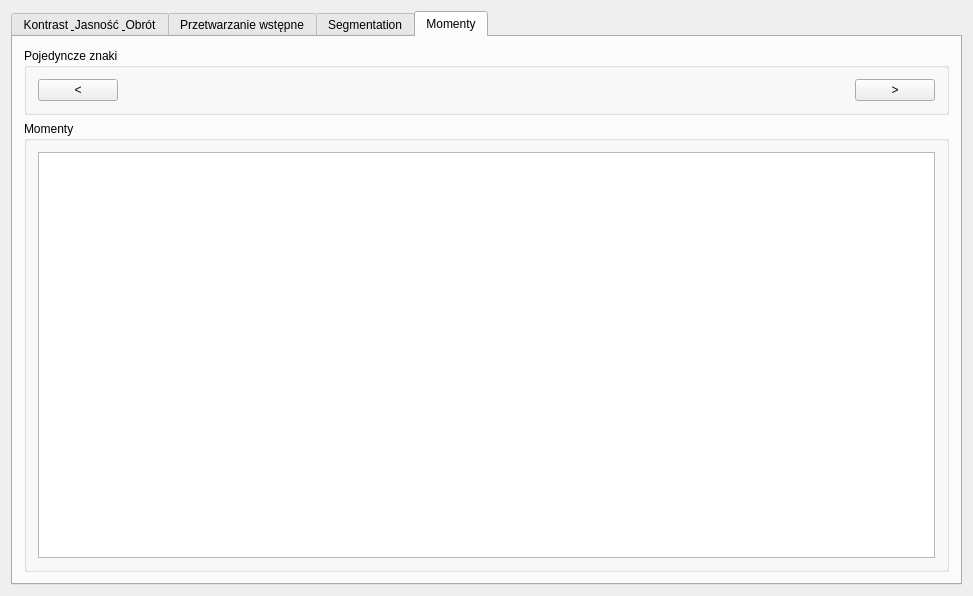
<?xml version="1.0" encoding="UTF-8"?>
<ui version="4.0">
 <class>OCRClass</class>
 <widget class="QMainWindow" name="OCRClass">
  <property name="geometry">
   <rect>
    <x>0</x>
    <y>0</y>
    <width>973</width>
    <height>596</height>
   </rect>
  </property>
  <property name="windowTitle">
   <string>OCR</string>
  </property>
  <widget class="QWidget" name="centralWidget">
   <layout class="QHBoxLayout" name="horizontalLayout">
    <item>
     <widget class="QTabWidget" name="tabWidget">
      <property name="currentIndex">
       <number>3</number>
      </property>
      <widget class="QWidget" name="tab">
       <attribute name="title">
        <string>Kontrast &amp; Jasność &amp; Obrót</string>
       </attribute>
       <layout class="QVBoxLayout" name="verticalLayout">
        <item>
         <widget class="QGroupBox" name="groupBox_5">
          <property name="title">
           <string>Zdjęcie</string>
          </property>
          <layout class="QGridLayout" name="gridLayout_7">
           <item row="0" column="2">
            <widget class="QLabel" name="LImage1">
             <property name="text">
              <string/>
             </property>
            </widget>
           </item>
           <item row="0" column="4">
            <spacer name="verticalSpacer_5">
             <property name="orientation">
              <enum>Qt::Vertical</enum>
             </property>
             <property name="sizeHint" stdset="0">
              <size>
               <width>1</width>
               <height>218</height>
              </size>
             </property>
            </spacer>
           </item>
           <item row="0" column="1">
            <spacer name="horizontalSpacer_13">
             <property name="orientation">
              <enum>Qt::Horizontal</enum>
             </property>
             <property name="sizeHint" stdset="0">
              <size>
               <width>171</width>
               <height>1</height>
              </size>
             </property>
            </spacer>
           </item>
           <item row="0" column="3">
            <spacer name="horizontalSpacer_14">
             <property name="orientation">
              <enum>Qt::Horizontal</enum>
             </property>
             <property name="sizeHint" stdset="0">
              <size>
               <width>171</width>
               <height>1</height>
              </size>
             </property>
            </spacer>
           </item>
           <item row="0" column="0">
            <spacer name="verticalSpacer_6">
             <property name="orientation">
              <enum>Qt::Vertical</enum>
             </property>
             <property name="sizeHint" stdset="0">
              <size>
               <width>1</width>
               <height>40</height>
              </size>
             </property>
            </spacer>
           </item>
          </layout>
         </widget>
        </item>
        <item>
         <widget class="QGroupBox" name="groupBox_6">
          <property name="title">
           <string>Wartości</string>
          </property>
          <layout class="QGridLayout" name="gridLayout_6">
           <item row="0" column="0">
            <widget class="QLabel" name="label_5">
             <property name="text">
              <string>Kontrast</string>
             </property>
            </widget>
           </item>
           <item row="0" column="2">
            <widget class="QLabel" name="label_7">
             <property name="text">
              <string>1</string>
             </property>
            </widget>
           </item>
           <item row="1" column="0">
            <widget class="QLabel" name="label_6">
             <property name="text">
              <string>Jasność</string>
             </property>
            </widget>
           </item>
           <item row="1" column="2">
            <widget class="QLabel" name="label_8">
             <property name="text">
              <string>1</string>
             </property>
            </widget>
           </item>
           <item row="0" column="1">
            <widget class="QSlider" name="HSContrast1">
             <property name="minimum">
              <number>0</number>
             </property>
             <property name="maximum">
              <number>3</number>
             </property>
             <property name="orientation">
              <enum>Qt::Horizontal</enum>
             </property>
            </widget>
           </item>
           <item row="1" column="1">
            <widget class="QSlider" name="HSBrightness1">
             <property name="maximum">
              <number>100</number>
             </property>
             <property name="orientation">
              <enum>Qt::Horizontal</enum>
             </property>
            </widget>
           </item>
           <item row="2" column="2">
            <widget class="QLabel" name="label_2">
             <property name="text">
              <string>0</string>
             </property>
            </widget>
           </item>
           <item row="2" column="1">
            <widget class="QSlider" name="HSRotate1">
             <property name="maximum">
              <number>360</number>
             </property>
             <property name="orientation">
              <enum>Qt::Horizontal</enum>
             </property>
            </widget>
           </item>
           <item row="2" column="0">
            <widget class="QLabel" name="label">
             <property name="text">
              <string>Obrót</string>
             </property>
            </widget>
           </item>
           <item row="3" column="1">
            <widget class="QPushButton" name="BConfirmChange1">
             <property name="text">
              <string>Zatwiedz zmianę</string>
             </property>
            </widget>
           </item>
          </layout>
         </widget>
        </item>
        <item>
         <widget class="QGroupBox" name="groupBox">
          <property name="title">
           <string>Zdjęcia</string>
          </property>
          <layout class="QGridLayout" name="gridLayout_2">
           <item row="0" column="0">
            <widget class="QLabel" name="label_4">
             <property name="text">
              <string>Lokalizacja zdjęcia</string>
             </property>
            </widget>
           </item>
           <item row="0" column="1">
            <widget class="QLineEdit" name="LEPathImageLoad1"/>
           </item>
           <item row="0" column="2">
            <widget class="QPushButton" name="BLoadImage1">
             <property name="text">
              <string>Załaduj zdjęcie</string>
             </property>
            </widget>
           </item>
           <item row="1" column="0">
            <widget class="QLabel" name="label_3">
             <property name="text">
              <string>Lokalizacja zdjęcia</string>
             </property>
            </widget>
           </item>
           <item row="1" column="1">
            <widget class="QLineEdit" name="LEPathImageSave1"/>
           </item>
           <item row="1" column="2">
            <widget class="QPushButton" name="BSaveImage1">
             <property name="text">
              <string>Zapisz zdjęcie</string>
             </property>
            </widget>
           </item>
          </layout>
         </widget>
        </item>
       </layout>
      </widget>
      <widget class="QWidget" name="tab_3">
       <attribute name="title">
        <string>Przetwarzanie wstępne</string>
       </attribute>
       <layout class="QVBoxLayout" name="verticalLayout_3">
        <item>
         <widget class="QGroupBox" name="groupBox_8">
          <property name="title">
           <string>Zdjęcie</string>
          </property>
          <layout class="QHBoxLayout" name="horizontalLayout_5">
           <item>
            <spacer name="horizontalSpacer_3">
             <property name="orientation">
              <enum>Qt::Horizontal</enum>
             </property>
             <property name="sizeHint" stdset="0">
              <size>
               <width>447</width>
               <height>20</height>
              </size>
             </property>
            </spacer>
           </item>
           <item>
            <widget class="QLabel" name="LImage3">
             <property name="text">
              <string/>
             </property>
            </widget>
           </item>
           <item>
            <spacer name="horizontalSpacer_4">
             <property name="orientation">
              <enum>Qt::Horizontal</enum>
             </property>
             <property name="sizeHint" stdset="0">
              <size>
               <width>446</width>
               <height>20</height>
              </size>
             </property>
            </spacer>
           </item>
          </layout>
         </widget>
        </item>
        <item>
         <widget class="QGroupBox" name="groupBox_9">
          <property name="title">
           <string>Edycja</string>
          </property>
          <layout class="QGridLayout" name="gridLayout_3">
           <item row="0" column="0">
            <widget class="QGroupBox" name="groupBox_10">
             <property name="title">
              <string>Binaryzacja</string>
             </property>
             <layout class="QGridLayout" name="gridLayout_4">
              <item row="0" column="0">
               <widget class="QLabel" name="label_11">
                <property name="text">
                 <string>Element</string>
                </property>
               </widget>
              </item>
              <item row="0" column="1">
               <widget class="QSlider" name="HSBinaryElement3">
                <property name="maximum">
                 <number>4</number>
                </property>
                <property name="value">
                 <number>1</number>
                </property>
                <property name="orientation">
                 <enum>Qt::Horizontal</enum>
                </property>
               </widget>
              </item>
              <item row="1" column="0">
               <widget class="QLabel" name="label_12">
                <property name="text">
                 <string>Rozmiar jądra</string>
                </property>
               </widget>
              </item>
              <item row="1" column="1">
               <widget class="QSlider" name="HSBinaryKernel3">
                <property name="maximum">
                 <number>255</number>
                </property>
                <property name="value">
                 <number>240</number>
                </property>
                <property name="orientation">
                 <enum>Qt::Horizontal</enum>
                </property>
               </widget>
              </item>
             </layout>
            </widget>
           </item>
           <item row="0" column="1">
            <widget class="QGroupBox" name="groupBox_11">
             <property name="title">
              <string>Erozja</string>
             </property>
             <layout class="QGridLayout" name="gridLayout_5">
              <item row="0" column="0">
               <widget class="QLabel" name="label_14">
                <property name="text">
                 <string>Element</string>
                </property>
               </widget>
              </item>
              <item row="0" column="1">
               <widget class="QSlider" name="HSErodeElement3">
                <property name="maximum">
                 <number>2</number>
                </property>
                <property name="orientation">
                 <enum>Qt::Horizontal</enum>
                </property>
               </widget>
              </item>
              <item row="1" column="0">
               <widget class="QLabel" name="label_13">
                <property name="text">
                 <string>Rozmiar jądra</string>
                </property>
               </widget>
              </item>
              <item row="1" column="1">
               <widget class="QSlider" name="HSErodeKernel3">
                <property name="minimum">
                 <number>1</number>
                </property>
                <property name="singleStep">
                 <number>2</number>
                </property>
                <property name="value">
                 <number>1</number>
                </property>
                <property name="orientation">
                 <enum>Qt::Horizontal</enum>
                </property>
               </widget>
              </item>
             </layout>
            </widget>
           </item>
          </layout>
         </widget>
        </item>
        <item>
         <widget class="QGroupBox" name="groupBox_12">
          <property name="title">
           <string>Wybór zdjęcia</string>
          </property>
          <layout class="QHBoxLayout" name="horizontalLayout_6">
           <item>
            <widget class="QLabel" name="L">
             <property name="text">
              <string>Lokalizacja zdjęcia</string>
             </property>
            </widget>
           </item>
           <item>
            <widget class="QLineEdit" name="LEPathImageLoad3"/>
           </item>
           <item>
            <widget class="QPushButton" name="BLoadImage3">
             <property name="text">
              <string>Załaduj zdjęcie</string>
             </property>
            </widget>
           </item>
          </layout>
         </widget>
        </item>
       </layout>
      </widget>
      <widget class="QWidget" name="tab_2">
       <attribute name="title">
        <string>Segmentation</string>
       </attribute>
       <layout class="QVBoxLayout" name="verticalLayout_2">
        <item>
         <widget class="QGroupBox" name="groupBox_3">
          <property name="title">
           <string>Rząd</string>
          </property>
          <layout class="QHBoxLayout" name="horizontalLayout_3">
           <item>
            <widget class="QPushButton" name="BLeftImageRow2">
             <property name="text">
              <string>&lt;</string>
             </property>
            </widget>
           </item>
           <item>
            <spacer name="horizontalSpacer">
             <property name="orientation">
              <enum>Qt::Horizontal</enum>
             </property>
             <property name="sizeHint" stdset="0">
              <size>
               <width>40</width>
               <height>20</height>
              </size>
             </property>
            </spacer>
           </item>
           <item>
            <widget class="QLabel" name="LImageRow2">
             <property name="text">
              <string/>
             </property>
            </widget>
           </item>
           <item>
            <spacer name="horizontalSpacer_2">
             <property name="orientation">
              <enum>Qt::Horizontal</enum>
             </property>
             <property name="sizeHint" stdset="0">
              <size>
               <width>40</width>
               <height>20</height>
              </size>
             </property>
            </spacer>
           </item>
           <item>
            <widget class="QPushButton" name="BRightImageRow2">
             <property name="text">
              <string>&gt;</string>
             </property>
            </widget>
           </item>
          </layout>
         </widget>
        </item>
        <item>
         <widget class="QGroupBox" name="groupBox_7">
          <property name="title">
           <string>Pojedyncze znaki</string>
          </property>
          <layout class="QHBoxLayout" name="horizontalLayout_4">
           <item>
            <widget class="QPushButton" name="BLeftImageCell2">
             <property name="text">
              <string>&lt;</string>
             </property>
            </widget>
           </item>
           <item>
            <spacer name="horizontalSpacer_5">
             <property name="orientation">
              <enum>Qt::Horizontal</enum>
             </property>
             <property name="sizeHint" stdset="0">
              <size>
               <width>40</width>
               <height>20</height>
              </size>
             </property>
            </spacer>
           </item>
           <item>
            <widget class="QLabel" name="LImageCell2">
             <property name="text">
              <string/>
             </property>
            </widget>
           </item>
           <item>
            <spacer name="horizontalSpacer_6">
             <property name="orientation">
              <enum>Qt::Horizontal</enum>
             </property>
             <property name="sizeHint" stdset="0">
              <size>
               <width>40</width>
               <height>20</height>
              </size>
             </property>
            </spacer>
           </item>
           <item>
            <widget class="QPushButton" name="BRightImageCell2">
             <property name="text">
              <string>&gt;</string>
             </property>
            </widget>
           </item>
          </layout>
         </widget>
        </item>
        <item>
         <widget class="QGroupBox" name="groupBox_4">
          <property name="title">
           <string>Zapis</string>
          </property>
          <layout class="QVBoxLayout" name="verticalLayout_4">
           <item>
            <widget class="QPushButton" name="BSaveImages2">
             <property name="text">
              <string>Zapisz wyniki</string>
             </property>
            </widget>
           </item>
          </layout>
         </widget>
        </item>
       </layout>
      </widget>
      <widget class="QWidget" name="tab_4">
       <attribute name="title">
        <string>Momenty</string>
       </attribute>
       <layout class="QVBoxLayout" name="verticalLayout_5">
        <item>
         <widget class="QGroupBox" name="groupBox_13">
          <property name="title">
           <string>Pojedyncze znaki</string>
          </property>
          <layout class="QHBoxLayout" name="horizontalLayout_7">
           <item>
            <widget class="QPushButton" name="BLeftImageCell4">
             <property name="text">
              <string>&lt;</string>
             </property>
            </widget>
           </item>
           <item>
            <spacer name="horizontalSpacer_7">
             <property name="orientation">
              <enum>Qt::Horizontal</enum>
             </property>
             <property name="sizeHint" stdset="0">
              <size>
               <width>40</width>
               <height>20</height>
              </size>
             </property>
            </spacer>
           </item>
           <item>
            <widget class="QLabel" name="LImageCell4">
             <property name="text">
              <string/>
             </property>
            </widget>
           </item>
           <item>
            <spacer name="horizontalSpacer_8">
             <property name="orientation">
              <enum>Qt::Horizontal</enum>
             </property>
             <property name="sizeHint" stdset="0">
              <size>
               <width>40</width>
               <height>20</height>
              </size>
             </property>
            </spacer>
           </item>
           <item>
            <widget class="QPushButton" name="BRightImageCell4">
             <property name="text">
              <string>&gt;</string>
             </property>
            </widget>
           </item>
          </layout>
         </widget>
        </item>
        <item>
         <widget class="QGroupBox" name="groupBox_2">
          <property name="title">
           <string>Momenty</string>
          </property>
          <layout class="QVBoxLayout" name="verticalLayout_6">
           <item>
            <widget class="QTextBrowser" name="TB4"/>
           </item>
          </layout>
         </widget>
        </item>
       </layout>
      </widget>
     </widget>
    </item>
   </layout>
  </widget>
 </widget>
 <layoutdefault spacing="6" margin="11"/>
 <resources>
  <include location="ocr.qrc"/>
 </resources>
 <connections/>
</ui>
